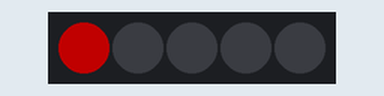
Bench run of a sketch on a simulated Arduino Uno, built with avr-gcc and run on an emulated ATmega328P. On the bench: 5 RGB LEDs in strip order, left to right. Dim RGB values are drawn brighter than linear; what the sketch prints to the serial monitor is not drawn.

Above: at 0.15 s.
At 5.07 s:
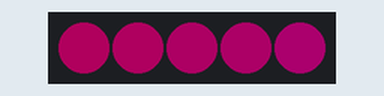
At 9.99 s:
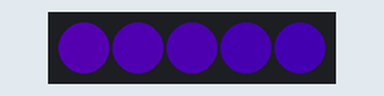
At 19.82 s:
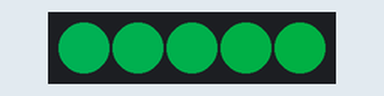
At 29.66 s:
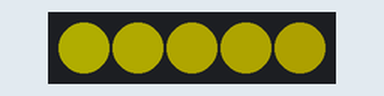
At 39.81 s:
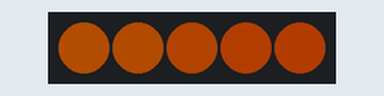
Timing chart, 0 to 40.0 s (numbered marks = the images above):
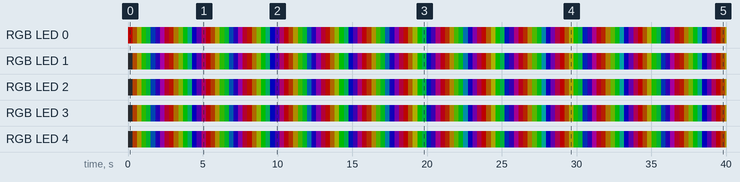

Measured:
- by itself, RGB LED 0: off → RGB(84, 0, 0) at 0.00 s, → RGB(59, 25, 0) 0.31 s later, → RGB(56, 52, 0) 0.31 s later, → RGB(12, 78, 0) 0.31 s later, … (131 changes in this stretch)
- by itself, RGB LED 1: off → RGB(58, 24, 0) at 0.31 s, → RGB(55, 49, 0) 0.31 s later, → RGB(13, 76, 0) 0.31 s later, → RGB(0, 63, 18) 0.31 s later, … (130 changes in this stretch)

The sketch:

5-Cylon-smartLEDs.ino
```cpp
/*
  validate TNbadge hardware, one module at a time

  based on
  Examples/FastLED/Cylon

  Move a single LED back and forth (Larson Scanner effect)
*/

#include <FastLED.h>

// How many leds in your strip?
#define NUM_LEDS 5

// For led chipsets that are SPI based (four wires - data, clock,
// ground, and power), like the LPD8806 define both DATA_PIN and CLOCK_PIN
// Clock pin only needed for SPI based chipsets when not using hardware SPI
#define DATA_PIN MOSI
#define CLOCK_PIN SCK

// Define the array of leds
CRGB leds[NUM_LEDS];

void setup() {
	Serial.begin(57600);
	Serial.println("resetting");
  FastLED.addLeds<APA102, DATA_PIN, CLOCK_PIN, RGB>(leds, NUM_LEDS);  // BGR ordering is typical
	FastLED.setBrightness(84);
}

void fadeall() { for(int i = 0; i < NUM_LEDS; i++) { leds[i].nscale8(250); } }

void loop() {
	static uint8_t hue = 0;
	Serial.print("x");
	// First slide the led in one direction
	for(int i = 0; i < NUM_LEDS; i++) {
		// Set the i'th led to red
		leds[i] = CHSV(hue++, 255, 255);
		// Show the leds
		FastLED.show();
		// now that we've shown the leds, reset the i'th led to black
		// leds[i] = CRGB::Black;
		fadeall();
		// Wait a little bit before we loop around and do it again
		delay(10);
	}
	Serial.print("x");

	// Now go in the other direction.
	for(int i = (NUM_LEDS)-1; i >= 0; i--) {
		// Set the i'th led to red
		leds[i] = CHSV(hue++, 255, 255);
		// Show the leds
		FastLED.show();
		// now that we've shown the leds, reset the i'th led to black
		// leds[i] = CRGB::Black;
		fadeall();
		// Wait a little bit before we loop around and do it again
		delay(10);
	}
}
```
